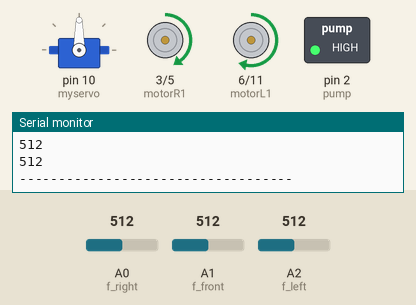
Bench run of a sketch on a simulated Arduino Uno, built with avr-gcc and run on an emulated ATmega328P. On the bench: servo, motor-driver pin pairs drawn as motors (green arrow = first pin HIGH = forward, orange = second pin HIGH = backward, longer = more drive), switched loads named in the sketch (green lamp = pin HIGH), the last lines printed to the serial monitor. The test bench sets the inputs (shaded band); at power-on: A1 (f_front) = 512, A0 (f_right) = 512, A2 (f_left) = 512.

Above: at 0.95 s.
1.3 s: A1 (f_front) set to 105
4.3 s: A1 (f_front) set to 89
At 6.1 s:
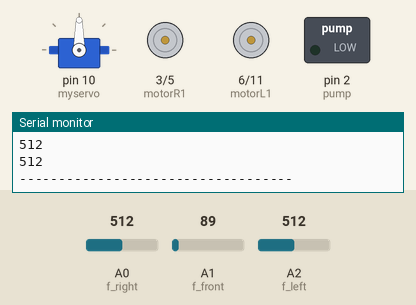
At 6.86 s:
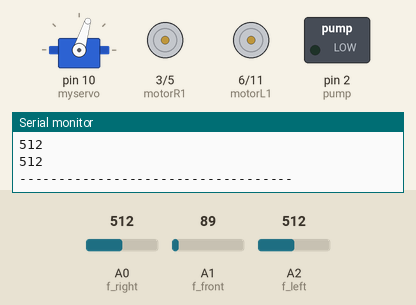
10.3 s: A1 (f_front) set to 110
At 11.04 s:
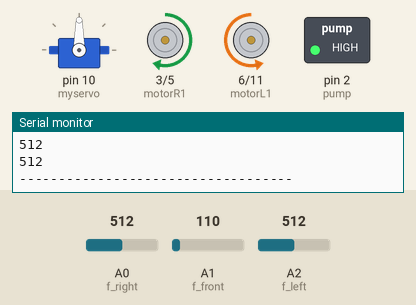
13.3 s: A0 (f_right) set to 591
16.3 s: A0 (f_right) set to 616
19.3 s: A2 (f_left) set to 582
22.3 s: A2 (f_left) set to 610
At 23.7 s:
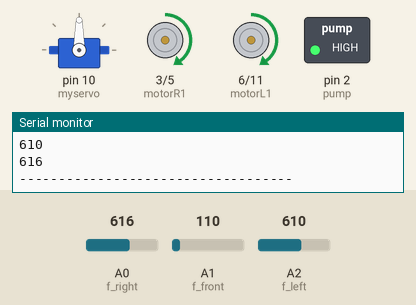
Timing chart, 0 to 24.8 s (numbered marks = the images above; inputs shaded):
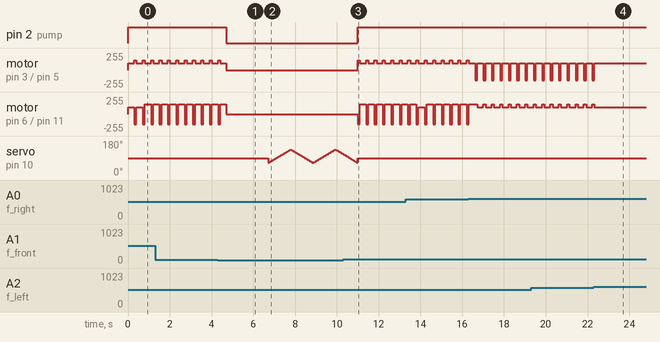

Measured:
- the behaviour switches between 100 and 99 on A1 (f_front) (found by bisection; images 0 and 1)
- the behaviour switches between 599 and 600 on A2 (f_left) (found by bisection; images 3 and 4)
- after the input at 10.3 s, pin 2 (pump): goes on until 11.0 s, then stays HIGH
- after the input at 22.3 s, motor on pin 3 (motorR1) / pin 5 (motorR2), motor on pin 6 (motorL1) / pin 11 (motorL2): goes on until 22.3 s, then stays forward 100/255

The sketch:

Fire_Extinguishing_Robot.ino
```cpp
#include <Servo.h>

Servo myservo;
int pos = 0;

int motorR1 = 3;
int motorR2 = 5;
int motorL1 = 6;
int motorL2 = 11;

int f_left = A2;
int f_left_data;
int f_front = A1;
int f_front_data;
int f_right = A0;
int f_right_data;

int pump = 2;

void setup() {
  Serial.begin(9600);
  pinMode(f_left, INPUT);
  pinMode(f_front, INPUT);
  pinMode(f_right, INPUT);
  pinMode(pump, OUTPUT);
  digitalWrite(pump, HIGH);

  pinMode(motorR1, OUTPUT);
  pinMode(motorR2, OUTPUT);
  pinMode(motorL1, OUTPUT);
  pinMode(motorL2, OUTPUT);

  myservo.attach(10);
  myservo.write(90);
}

void loop() {
  f_front_data = analogRead(f_front);
  f_left_data = analogRead(f_left);
  f_right_data = analogRead(f_right);

  Serial.println(f_front_data);
  Serial.println(f_left_data);
  Serial.println(f_right_data);
  Serial.println("-----------------------------------");

  if (f_front_data < 600) {
    frowerd();
    delay(300);
    digitalWrite(pump, HIGH);
  }

  if (f_front_data < 100) {
    digitalWrite(pump, LOW);
    stop();
    delay(2000);

    for (pos = 65; pos <= 135; pos += 1) {
      myservo.write(pos);
      delay(15);
    }
    for (pos = 135; pos >= 65; pos -= 1) {
      myservo.write(pos);
      delay(15);
    }
    for (pos = 65; pos <= 135; pos += 1) {
      myservo.write(pos);
      delay(15);
    }
    for (pos = 135; pos >= 65; pos -= 1) {
      myservo.write(pos);
      delay(15);
    }
    myservo.write(90);
  }

  if (f_left_data < 600) {
    digitalWrite(pump, HIGH);
    left();
  }

  if (f_right_data < 600) {
    digitalWrite(pump, HIGH);
    right();
  }

  if (f_front_data > 600 && f_right_data > 600 && f_left_data > 600) {
    digitalWrite(pump, HIGH);
    stop();
  }
  delay(100);
}

void frowerd() {
  analogWrite(motorR1, 100);
  analogWrite(motorR2, 0);
  analogWrite(motorL1, 100);
  analogWrite(motorL2, 0);
}

void left() {
  analogWrite(motorR1, 0);
  analogWrite(motorR2, 150);
  analogWrite(motorL1, 150);
  analogWrite(motorL2, 0);
}

void right() {
  analogWrite(motorR1, 150);
  analogWrite(motorR2, 0);
  analogWrite(motorL1, 0);
  analogWrite(motorL2, 150);
}

void stop() {
  analogWrite(motorR1, 0);
  analogWrite(motorR2, 0);
  analogWrite(motorL1, 0);
  analogWrite(motorL2, 0);
}
```
